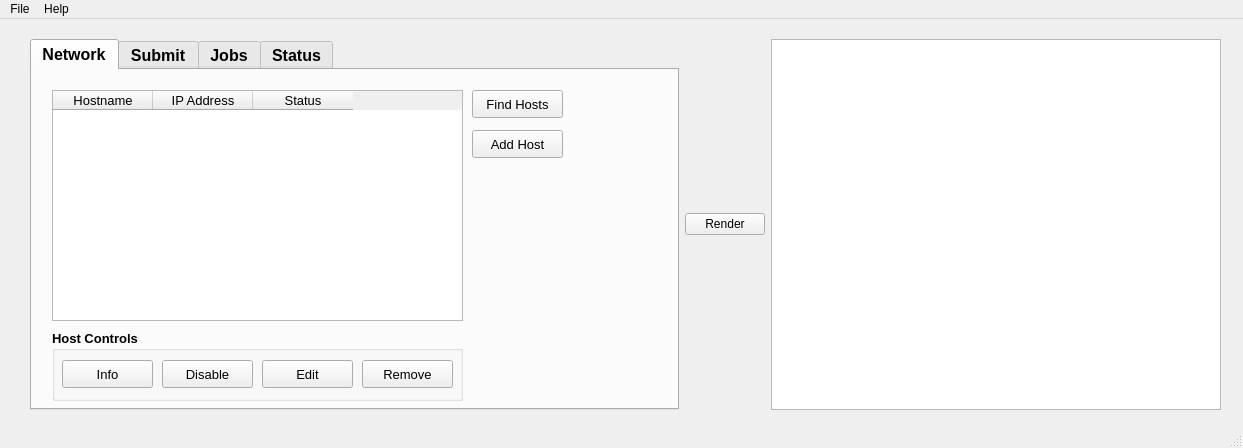
<ui version="4.0" >
 <class>RC1</class>
 <widget class="QMainWindow" name="RC1" >
  <property name="windowModality" >
   <enum>Qt::WindowModal</enum>
  </property>
  <property name="enabled" >
   <bool>true</bool>
  </property>
  <property name="geometry" >
   <rect>
    <x>0</x>
    <y>0</y>
    <width>1243</width>
    <height>448</height>
   </rect>
  </property>
  <property name="windowTitle" >
   <string>PyFarm -- Release Canidate 1</string>
  </property>
  <widget class="QWidget" name="centralwidget" >
   <widget class="QWidget" name="layoutWidget" >
    <property name="geometry" >
     <rect>
      <x>30</x>
      <y>20</y>
      <width>1191</width>
      <height>371</height>
     </rect>
    </property>
    <layout class="QHBoxLayout" name="horizontalLayout_5" >
     <item>
      <widget class="QTabWidget" name="tabToolbox" >
       <property name="font" >
        <font>
         <pointsize>12</pointsize>
         <weight>75</weight>
         <bold>true</bold>
        </font>
       </property>
       <property name="statusTip" >
        <string/>
       </property>
       <property name="currentIndex" >
        <number>0</number>
       </property>
       <widget class="QWidget" name="networkToolbox" >
        <attribute name="title" >
         <string>Network</string>
        </attribute>
        <attribute name="toolTip" >
         <string>Gather, manage, and update nodes for PyFarm</string>
        </attribute>
        <widget class="QTableWidget" name="networkTable" >
         <property name="geometry" >
          <rect>
           <x>20</x>
           <y>20</y>
           <width>411</width>
           <height>231</height>
          </rect>
         </property>
         <property name="font" >
          <font>
           <pointsize>10</pointsize>
           <weight>50</weight>
           <bold>false</bold>
          </font>
         </property>
         <property name="statusTip" >
          <string>Connected Hosts</string>
         </property>
         <property name="editTriggers" >
          <set>QAbstractItemView::NoEditTriggers</set>
         </property>
         <property name="dragDropOverwriteMode" >
          <bool>false</bool>
         </property>
         <property name="selectionMode" >
          <enum>QAbstractItemView::ContiguousSelection</enum>
         </property>
         <property name="selectionBehavior" >
          <enum>QAbstractItemView::SelectRows</enum>
         </property>
         <column>
          <property name="text" >
           <string>Hostname</string>
          </property>
         </column>
         <column>
          <property name="text" >
           <string>IP Address</string>
          </property>
         </column>
         <column>
          <property name="text" >
           <string>Status</string>
          </property>
         </column>
        </widget>
        <widget class="QPushButton" name="findHosts" >
         <property name="geometry" >
          <rect>
           <x>440</x>
           <y>20</y>
           <width>91</width>
           <height>28</height>
          </rect>
         </property>
         <property name="font" >
          <font>
           <pointsize>10</pointsize>
           <weight>50</weight>
           <bold>false</bold>
          </font>
         </property>
         <property name="statusTip" >
          <string>Find then automatically add hosts running the client program</string>
         </property>
         <property name="text" >
          <string>Find Hosts</string>
         </property>
        </widget>
        <widget class="QPushButton" name="addHost" >
         <property name="geometry" >
          <rect>
           <x>440</x>
           <y>60</y>
           <width>91</width>
           <height>28</height>
          </rect>
         </property>
         <property name="font" >
          <font>
           <pointsize>10</pointsize>
           <weight>50</weight>
           <bold>false</bold>
          </font>
         </property>
         <property name="statusTip" >
          <string>Manually add a host</string>
         </property>
         <property name="text" >
          <string>Add Host</string>
         </property>
        </widget>
        <widget class="QGroupBox" name="hostControls" >
         <property name="geometry" >
          <rect>
           <x>20</x>
           <y>260</y>
           <width>411</width>
           <height>71</height>
          </rect>
         </property>
         <property name="font" >
          <font>
           <pointsize>10</pointsize>
          </font>
         </property>
         <property name="title" >
          <string>Host Controls</string>
         </property>
         <widget class="QPushButton" name="removeHost" >
          <property name="geometry" >
           <rect>
            <x>310</x>
            <y>30</y>
            <width>91</width>
            <height>28</height>
           </rect>
          </property>
          <property name="font" >
           <font>
            <pointsize>10</pointsize>
            <weight>50</weight>
            <bold>false</bold>
           </font>
          </property>
          <property name="statusTip" >
           <string>Remove selected host from pool</string>
          </property>
          <property name="text" >
           <string>Remove</string>
          </property>
         </widget>
         <widget class="QPushButton" name="disableHost" >
          <property name="geometry" >
           <rect>
            <x>110</x>
            <y>30</y>
            <width>91</width>
            <height>28</height>
           </rect>
          </property>
          <property name="font" >
           <font>
            <pointsize>10</pointsize>
            <weight>50</weight>
            <bold>false</bold>
           </font>
          </property>
          <property name="statusTip" >
           <string>Disable selected host but do not remove it</string>
          </property>
          <property name="text" >
           <string>Disable</string>
          </property>
         </widget>
         <widget class="QPushButton" name="editHost" >
          <property name="geometry" >
           <rect>
            <x>210</x>
            <y>30</y>
            <width>91</width>
            <height>28</height>
           </rect>
          </property>
          <property name="font" >
           <font>
            <pointsize>10</pointsize>
            <weight>50</weight>
            <bold>false</bold>
           </font>
          </property>
          <property name="statusTip" >
           <string>Edit selected host's parameters</string>
          </property>
          <property name="text" >
           <string>Edit</string>
          </property>
         </widget>
         <widget class="QPushButton" name="getHostInfo" >
          <property name="geometry" >
           <rect>
            <x>10</x>
            <y>30</y>
            <width>91</width>
            <height>28</height>
           </rect>
          </property>
          <property name="font" >
           <font>
            <pointsize>10</pointsize>
            <weight>50</weight>
            <bold>false</bold>
           </font>
          </property>
          <property name="statusTip" >
           <string>Retrieve extra info about selected host</string>
          </property>
          <property name="text" >
           <string>Info</string>
          </property>
         </widget>
        </widget>
       </widget>
       <widget class="QWidget" name="submitToolbox" >
        <attribute name="title" >
         <string>Submit</string>
        </attribute>
        <attribute name="toolTip" >
         <string>Setup and submit a render to PyFarm</string>
        </attribute>
        <widget class="QPushButton" name="submitJob" >
         <property name="geometry" >
          <rect>
           <x>500</x>
           <y>430</y>
           <width>80</width>
           <height>28</height>
          </rect>
         </property>
         <property name="font" >
          <font>
           <pointsize>10</pointsize>
           <weight>50</weight>
           <bold>false</bold>
          </font>
         </property>
         <property name="statusTip" >
          <string>Submit job to farm for rendering</string>
         </property>
         <property name="text" >
          <string>Submit</string>
         </property>
        </widget>
        <widget class="QWidget" name="layoutWidget" >
         <property name="geometry" >
          <rect>
           <x>12</x>
           <y>26</y>
           <width>575</width>
           <height>109</height>
          </rect>
         </property>
         <layout class="QVBoxLayout" name="verticalLayout" >
          <item>
           <layout class="QHBoxLayout" name="horizontalLayout" >
            <item>
             <widget class="QLabel" name="sceneLabel" >
              <property name="font" >
               <font>
                <pointsize>10</pointsize>
                <weight>50</weight>
                <bold>false</bold>
               </font>
              </property>
              <property name="text" >
               <string>Scene:</string>
              </property>
             </widget>
            </item>
            <item>
             <widget class="QLineEdit" name="inputScene" >
              <property name="font" >
               <font>
                <pointsize>10</pointsize>
                <weight>50</weight>
                <bold>false</bold>
               </font>
              </property>
              <property name="statusTip" >
               <string>Scene to render with job</string>
              </property>
              <property name="text" >
               <string/>
              </property>
             </widget>
            </item>
            <item>
             <widget class="QPushButton" name="browseForScene" >
              <property name="enabled" >
               <bool>false</bool>
              </property>
              <property name="font" >
               <font>
                <pointsize>10</pointsize>
                <weight>50</weight>
                <bold>false</bold>
               </font>
              </property>
              <property name="statusTip" >
               <string>Browse for scene to render [ Not implimented yet ]</string>
              </property>
              <property name="text" >
               <string>Browse</string>
              </property>
             </widget>
            </item>
           </layout>
          </item>
          <item>
           <layout class="QHBoxLayout" name="horizontalLayout_2" >
            <item>
             <widget class="QLabel" name="jobNameLabel" >
              <property name="font" >
               <font>
                <pointsize>10</pointsize>
                <weight>50</weight>
                <bold>false</bold>
               </font>
              </property>
              <property name="text" >
               <string>Job Name:</string>
              </property>
             </widget>
            </item>
            <item>
             <widget class="QLineEdit" name="inputJobName" >
              <property name="font" >
               <font>
                <pointsize>10</pointsize>
                <weight>50</weight>
                <bold>false</bold>
               </font>
              </property>
              <property name="statusTip" >
               <string>Set the name of the current job</string>
              </property>
             </widget>
            </item>
            <item>
             <widget class="QLabel" name="softwarePackagesLabel" >
              <property name="font" >
               <font>
                <pointsize>10</pointsize>
                <weight>50</weight>
                <bold>false</bold>
               </font>
              </property>
              <property name="text" >
               <string>Software:</string>
              </property>
             </widget>
            </item>
            <item>
             <widget class="QComboBox" name="softwarePackages" >
              <property name="font" >
               <font>
                <pointsize>10</pointsize>
                <weight>50</weight>
                <bold>false</bold>
               </font>
              </property>
              <property name="statusTip" >
               <string>Built in software types, not all software may be installed on your system</string>
              </property>
              <item>
               <property name="text" >
                <string>Maya 2008</string>
               </property>
              </item>
              <item>
               <property name="text" >
                <string>Maya 2009</string>
               </property>
              </item>
              <item>
               <property name="text" >
                <string>Shake</string>
               </property>
              </item>
             </widget>
            </item>
            <item>
             <widget class="QLabel" name="priorityLabel" >
              <property name="font" >
               <font>
                <pointsize>10</pointsize>
                <weight>50</weight>
                <bold>false</bold>
               </font>
              </property>
              <property name="text" >
               <string>Priority:</string>
              </property>
             </widget>
            </item>
            <item>
             <widget class="QSpinBox" name="inputJobPriority" >
              <property name="font" >
               <font>
                <pointsize>10</pointsize>
                <weight>50</weight>
                <bold>false</bold>
               </font>
              </property>
              <property name="statusTip" >
               <string>Set the job priority, 1 is low</string>
              </property>
              <property name="minimum" >
               <number>1</number>
              </property>
              <property name="maximum" >
               <number>10</number>
              </property>
              <property name="value" >
               <number>5</number>
              </property>
             </widget>
            </item>
           </layout>
          </item>
          <item>
           <layout class="QHBoxLayout" name="horizontalLayout_4" >
            <item>
             <spacer name="horizontalSpacer_3" >
              <property name="orientation" >
               <enum>Qt::Horizontal</enum>
              </property>
              <property name="sizeHint" stdset="0" >
               <size>
                <width>28</width>
                <height>20</height>
               </size>
              </property>
             </spacer>
            </item>
            <item>
             <layout class="QHBoxLayout" name="horizontalLayout_3" >
              <item>
               <widget class="QLabel" name="startFrameLabel" >
                <property name="font" >
                 <font>
                  <pointsize>10</pointsize>
                  <weight>50</weight>
                  <bold>false</bold>
                 </font>
                </property>
                <property name="text" >
                 <string>Start:</string>
                </property>
               </widget>
              </item>
              <item>
               <widget class="QSpinBox" name="inputStartFrame" >
                <property name="sizePolicy" >
                 <sizepolicy vsizetype="Fixed" hsizetype="Fixed" >
                  <horstretch>0</horstretch>
                  <verstretch>0</verstretch>
                 </sizepolicy>
                </property>
                <property name="minimumSize" >
                 <size>
                  <width>71</width>
                  <height>28</height>
                 </size>
                </property>
                <property name="font" >
                 <font>
                  <pointsize>10</pointsize>
                  <weight>50</weight>
                  <bold>false</bold>
                 </font>
                </property>
                <property name="statusTip" >
                 <string>Set start frame of job</string>
                </property>
                <property name="correctionMode" >
                 <enum>QAbstractSpinBox::CorrectToNearestValue</enum>
                </property>
                <property name="prefix" >
                 <string/>
                </property>
                <property name="minimum" >
                 <number>1</number>
                </property>
                <property name="maximum" >
                 <number>500000000</number>
                </property>
                <property name="value" >
                 <number>1</number>
                </property>
               </widget>
              </item>
              <item>
               <widget class="QLabel" name="endFrameLabel" >
                <property name="font" >
                 <font>
                  <pointsize>10</pointsize>
                  <weight>50</weight>
                  <bold>false</bold>
                 </font>
                </property>
                <property name="text" >
                 <string>End:</string>
                </property>
               </widget>
              </item>
              <item>
               <widget class="QSpinBox" name="inputEndFrame" >
                <property name="sizePolicy" >
                 <sizepolicy vsizetype="Fixed" hsizetype="Fixed" >
                  <horstretch>0</horstretch>
                  <verstretch>0</verstretch>
                 </sizepolicy>
                </property>
                <property name="minimumSize" >
                 <size>
                  <width>71</width>
                  <height>28</height>
                 </size>
                </property>
                <property name="font" >
                 <font>
                  <pointsize>10</pointsize>
                  <weight>50</weight>
                  <bold>false</bold>
                 </font>
                </property>
                <property name="statusTip" >
                 <string>Set end frame of job</string>
                </property>
                <property name="correctionMode" >
                 <enum>QAbstractSpinBox::CorrectToNearestValue</enum>
                </property>
                <property name="minimum" >
                 <number>1</number>
                </property>
               </widget>
              </item>
              <item>
               <widget class="QLabel" name="endFrameLabel_2" >
                <property name="font" >
                 <font>
                  <pointsize>10</pointsize>
                  <weight>50</weight>
                  <bold>false</bold>
                 </font>
                </property>
                <property name="text" >
                 <string>By:</string>
                </property>
               </widget>
              </item>
              <item>
               <widget class="QSpinBox" name="inputByFrame" >
                <property name="sizePolicy" >
                 <sizepolicy vsizetype="Fixed" hsizetype="Fixed" >
                  <horstretch>0</horstretch>
                  <verstretch>0</verstretch>
                 </sizepolicy>
                </property>
                <property name="minimumSize" >
                 <size>
                  <width>71</width>
                  <height>28</height>
                 </size>
                </property>
                <property name="font" >
                 <font>
                  <pointsize>10</pointsize>
                  <weight>50</weight>
                  <bold>false</bold>
                 </font>
                </property>
                <property name="statusTip" >
                 <string>Set by or step frame of job</string>
                </property>
                <property name="correctionMode" >
                 <enum>QAbstractSpinBox::CorrectToNearestValue</enum>
                </property>
                <property name="minimum" >
                 <number>1</number>
                </property>
               </widget>
              </item>
             </layout>
            </item>
            <item>
             <spacer name="horizontalSpacer" >
              <property name="orientation" >
               <enum>Qt::Horizontal</enum>
              </property>
              <property name="sizeHint" stdset="0" >
               <size>
                <width>188</width>
                <height>20</height>
               </size>
              </property>
             </spacer>
            </item>
           </layout>
          </item>
         </layout>
        </widget>
       </widget>
       <widget class="QWidget" name="jobsToolbox" >
        <attribute name="title" >
         <string>Jobs</string>
        </attribute>
        <attribute name="toolTip" >
         <string>View curently active jobs</string>
        </attribute>
        <widget class="QTableWidget" name="tableWidget" >
         <property name="geometry" >
          <rect>
           <x>20</x>
           <y>50</y>
           <width>611</width>
           <height>192</height>
          </rect>
         </property>
         <property name="font" >
          <font>
           <pointsize>10</pointsize>
           <weight>50</weight>
           <bold>false</bold>
          </font>
         </property>
         <column>
          <property name="text" >
           <string>ID</string>
          </property>
         </column>
         <column>
          <property name="text" >
           <string>Name</string>
          </property>
         </column>
         <column>
          <property name="text" >
           <string>Status</string>
          </property>
         </column>
         <column>
          <property name="text" >
           <string>Rendering</string>
          </property>
         </column>
         <column>
          <property name="text" >
           <string>Complete</string>
          </property>
         </column>
         <column>
          <property name="text" >
           <string>Failures</string>
          </property>
         </column>
        </widget>
       </widget>
       <widget class="QWidget" name="statusToolbox" >
        <attribute name="title" >
         <string>Status</string>
        </attribute>
        <attribute name="toolTip" >
         <string>General status overview of PyFarm</string>
        </attribute>
       </widget>
      </widget>
     </item>
     <item>
      <widget class="QPushButton" name="render" >
       <property name="text" >
        <string>Render</string>
       </property>
      </widget>
     </item>
     <item>
      <widget class="QTextBrowser" name="status" >
       <property name="maximumSize" >
        <size>
         <width>450</width>
         <height>16777215</height>
        </size>
       </property>
      </widget>
     </item>
    </layout>
   </widget>
  </widget>
  <widget class="QMenuBar" name="menubar" >
   <property name="geometry" >
    <rect>
     <x>0</x>
     <y>0</y>
     <width>1243</width>
     <height>26</height>
    </rect>
   </property>
   <widget class="QMenu" name="menuFile" >
    <property name="title" >
     <string>File</string>
    </property>
    <addaction name="menuFile_openSettings" />
    <addaction name="menuFile_saveSettings" />
    <addaction name="separator" />
    <addaction name="menuFile_quit" />
   </widget>
   <widget class="QMenu" name="menuHelp" >
    <property name="title" >
     <string>Help</string>
    </property>
    <addaction name="menuHelp_about" />
    <addaction name="menuHelp_updates" />
    <addaction name="separator" />
    <addaction name="menuHelp_docs" />
    <addaction name="menuHelp_bugs" />
    <addaction name="separator" />
    <addaction name="menuHelp_diagnostics" />
   </widget>
   <addaction name="menuFile" />
   <addaction name="menuHelp" />
  </widget>
  <widget class="QStatusBar" name="statusbar" />
  <action name="menuFile_openSettings" >
   <property name="enabled" >
    <bool>false</bool>
   </property>
   <property name="text" >
    <string>Open Settings</string>
   </property>
   <property name="toolTip" >
    <string>Open Settings</string>
   </property>
   <property name="statusTip" >
    <string>Open settings from a previous session [ Not implimented yet ]</string>
   </property>
  </action>
  <action name="menuFile_quit" >
   <property name="text" >
    <string>Quit</string>
   </property>
   <property name="toolTip" >
    <string>Quit</string>
   </property>
   <property name="statusTip" >
    <string>Exit the program and kill active renders</string>
   </property>
  </action>
  <action name="menuFile_saveSettings" >
   <property name="enabled" >
    <bool>false</bool>
   </property>
   <property name="text" >
    <string>Save Settings</string>
   </property>
   <property name="statusTip" >
    <string>Save your current settings for later use [ Not implimented yet ]</string>
   </property>
  </action>
  <action name="menuNodes_findNodes" >
   <property name="text" >
    <string>Find Nodes</string>
   </property>
   <property name="statusTip" >
    <string>Find all available nodes running the client program</string>
   </property>
  </action>
  <action name="menuNodes_addNode" >
   <property name="enabled" >
    <bool>false</bool>
   </property>
   <property name="text" >
    <string>Add New Node</string>
   </property>
   <property name="statusTip" >
    <string>Add a custom node to the render farm [ Not implimented yet ]</string>
   </property>
  </action>
  <action name="menuNodes_stopNodes" >
   <property name="enabled" >
    <bool>false</bool>
   </property>
   <property name="text" >
    <string>Stop Nodes</string>
   </property>
   <property name="statusTip" >
    <string>Stop all renders on the active node pool [ Not implimented yet ]</string>
   </property>
  </action>
  <action name="menuHelp_about" >
   <property name="text" >
    <string>About</string>
   </property>
   <property name="statusTip" >
    <string>About this program</string>
   </property>
  </action>
  <action name="menuHelp_docs" >
   <property name="text" >
    <string>Documentation</string>
   </property>
   <property name="statusTip" >
    <string>Open PyFarm's documentation (requires internet access)</string>
   </property>
  </action>
  <action name="menuHelp_updates" >
   <property name="enabled" >
    <bool>false</bool>
   </property>
   <property name="text" >
    <string>Check for Updates</string>
   </property>
   <property name="statusTip" >
    <string>Check for the most recent version of this program online [ Not implimented yet ]</string>
   </property>
  </action>
  <action name="menuHelp_bugs" >
   <property name="text" >
    <string>Bug Report</string>
   </property>
   <property name="statusTip" >
    <string>Submit and review the latest bugs for PyFarm</string>
   </property>
  </action>
  <action name="menuHelp_diagnostics" >
   <property name="enabled" >
    <bool>false</bool>
   </property>
   <property name="text" >
    <string>Diagnostic Utilities</string>
   </property>
   <property name="statusTip" >
    <string>Utilities used to perform basic checks on PyFarm's health [ Not implimented yet ]</string>
   </property>
  </action>
 </widget>
 <resources/>
 <connections>
  <connection>
   <sender>menuFile_quit</sender>
   <signal>triggered()</signal>
   <receiver>RC1</receiver>
   <slot>close()</slot>
   <hints>
    <hint type="sourcelabel" >
     <x>-1</x>
     <y>-1</y>
    </hint>
    <hint type="destinationlabel" >
     <x>399</x>
     <y>299</y>
    </hint>
   </hints>
  </connection>
 </connections>
</ui>
